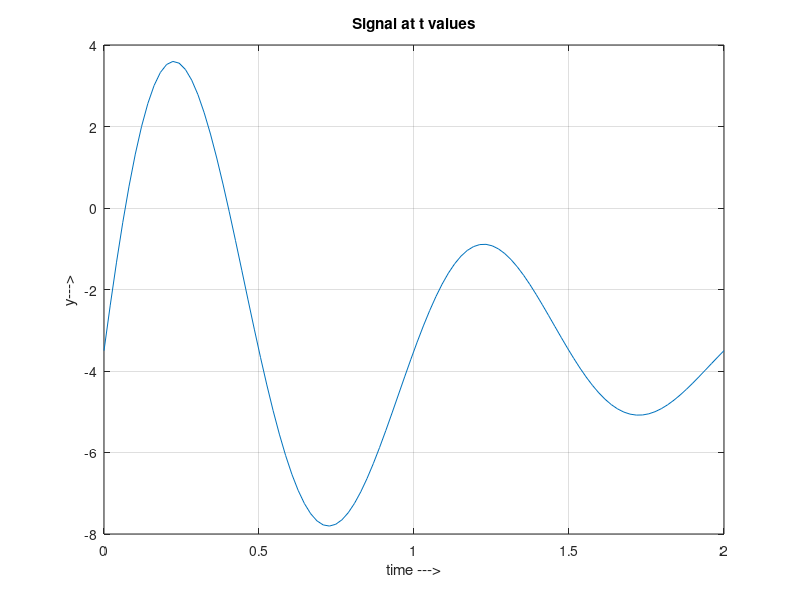

MATLAB code for this plot:
clc 
clear all
t=linspace(0,2);
f=@(t) 9*exp(-t)*sin(2*pi*t)- 3.5;
y=[];
for i=1:length(t)
    y=[y f(t(i))];
end 
plot(t,y)
grid on 
xlabel('time --->')
title('Signal at t values')
ylabel('y--->')
t1=fzero(f,[0,.2])
t2=fzero(f,[0.2,.8])
